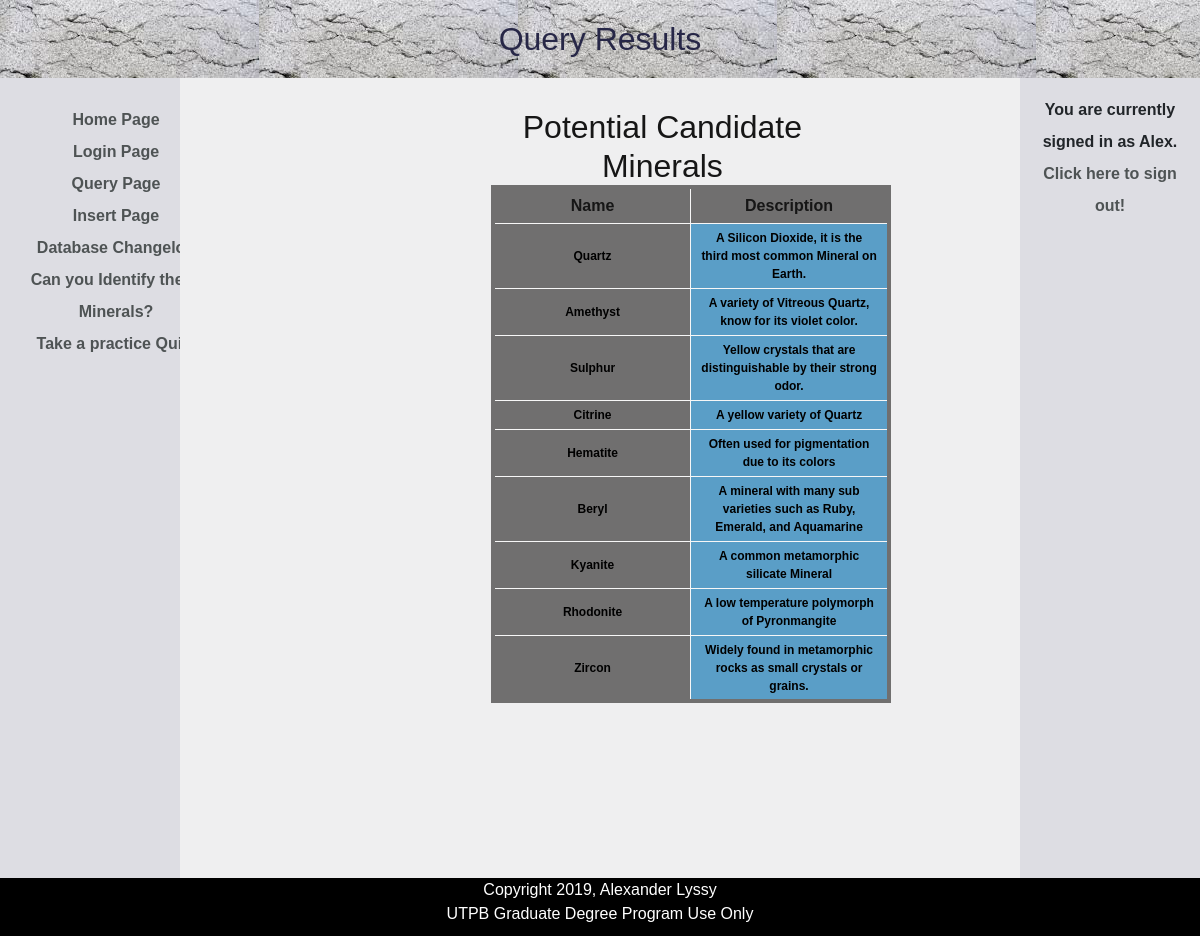
/Thesis/multiquery.php (signed in), run on the app's committed database.
### tables this page shows
CREATE TABLE IF NOT EXISTS `mineralhome` (
  `Mineral_id` int(11) NOT NULL AUTO_INCREMENT,
  `mname` char(50) DEFAULT NULL,
  `des` char(254) DEFAULT NULL,
  KEY `Mineral_id` (`Mineral_id`)
);

### Thesis/multiquery.php (the view, shortened to what this page needs)
<!DOCTYPE html>
<html>
<head>
<link rel="stylesheet" href="https://stackpath.bootstrapcdn.com/bootstrap/4.3.1/css/bootstrap.min.css">
<link rel="stylesheet" href="mineralcolors.css">
<div class="header">
<h2>Query Results</h2>
</div>
</head>
<div  class="column side">
	<div class="sidenav">
	<a href="ph.php">Home Page</a><br>
	<a href="login.php">Login Page</a><br>
	<a href="p1.php">Query Page</a><br>
	<a href="p2.php">Insert Page</a><br>
	<a href="p3.php">Database Changelog</a><br>
	<a href="quiz.php">Can you Identify these Minerals?</a><br>
	<a href="quiz2.php">Take a practice Quiz!</a><br>
	</div>
</div>
<body>
<div class="column middle">
<div class = "cent2">
<?php
$conn = new PDO('mysql:host=localhost;dbname=mineral', 'root', 'legitpassword1');
$query =
		 "SELECT * FROM mineralhome JOIN chemical ON mineralhome.Mineral_id = chemical.Mineral_id
		 JOIN crystal ON mineralhome.Mineral_id = crystal.Mineral_id
		 JOIN physical ON mineralhome.Mineral_id = physical.Mineral_id
		 JOIN optical ON mineralhome.Mineral_id = optical.Mineral_id
		 WHERE mineralhome.Mineral_id IS NOT NULL
		 ";
 $query .= ";";
 $stmt = $conn->prepare($query);
$stmt->execute();
 echo "<h2>Potential Candidate Minerals</h2>";
 echo "<table class = 'steelBlueCols'>";
 echo "<tr><th>Name</th><th>Description</th></tr>";
while ($row = $stmt->fetch(PDO::FETCH_BOTH))
{
	echo "<tr><td>";
	echo $row['mname'];
	echo "</td><td>";
	echo $row['des'];
	echo "</td><tr>";
}
echo "</table>";
?>
</div></div>
<div class="column side">
<p>You are currently signed in as <?php echo htmlspecialchars($_SESSION["username"]); ?>. <br><a href="logout.php" >Click here to sign out!</a></p>
</div>
</body>
<div class ="footer">
<footer>
<p>Copyright 2019, Alexander Lyssy<br> UTPB Graduate Degree Program Use Only</p>
</footer>
</div>
</html>

### Thesis/mineralcolors.css (style rules this page uses)
* { box-sizing: border-box; margin: 0 !important; }
body { font-family: Arial, Helvetica, sans-serif; margin:0; background: black; padding: 0px; height: 100%; }
.header { background-image: url("headerbackground.jpg"); text-align: center; font-size: 35px; width: 100%; padding: 20px; color: #272747; text-decoration: bold; }
.column { float: left; padding: 30px; height: 800px; }
table { align-items: center; text-align: center; }
tr,td { align-items: center; text-align: center; width:30%; margin:10%; }
.cent2 { width: 100%; padding-left: 36%; padding-right: 20%; }
.cent2 { width: 100%; padding-left: 36%; padding-right: 20%; display: block; }
table.steelBlueCols { border: 4px solid #706f6f; background-color: #706f6f; width: 400px; text-align: center; border-collapse: collapse; }
table.steelBlueCols td, table.steelBlueCols th { border: 1px solid #F7F7F7; padding: 5px 10px; }
table.steelBlueCols tbody td { font-size: 12px; font-weight: bold; color: #000000; }
table.steelBlueCols td:nth-child(even) { background: #5a9ec7; }
.column.side { width: 15%; background-color: #DDDDE3; color: 161616; padding: 16px; text-decoration: none; display: block; text-align: center; z-index: 1; top: 0; left: 0; align-items: stretch; line-height: 200%; font-weight: bold; }
.column.middle { width: 70%; background-color: #EFEFF0; text-align: center; color: #161616; margin-left:20%; margin-right:20%; }
.footer { background-color: black; padding: 10px; text-align: center; color: white; bottom: 0; }
.column.side a:link { color: #4E5354; text-decoration: none; }
.sidenav { height: 100%; width: 200px; z-index: 1; top: 0; left: 0; overflow-x: hidden; padding-top: 10px; }

### data on the page
mineralhome: mname "Quartz", des "A Silicon Dioxide, it is the third most common Mineral on Earth."
mineralhome: mname "Amethyst", des "A variety of Vitreous Quartz, know for its violet color."
mineralhome: mname "Sulphur", des "Yellow crystals that are distinguishable by their strong odor."
mineralhome: mname "Citrine", des "A yellow variety of Quartz"
mineralhome: mname "Hematite", des "Often used for pigmentation due to its colors"
mineralhome: mname "Beryl", des "A mineral with many sub varieties such as Ruby, Emerald, and Aquamarine"
mineralhome: mname "Kyanite", des "A common metamorphic silicate Mineral"
mineralhome: mname "Rhodonite", des "A low temperature polymorph of Pyronmangite"
mineralhome: mname "Zircon", des "Widely found in metamorphic rocks as small crystals or grains."

### other printed values
$_SESSION["username"] "Alex"
